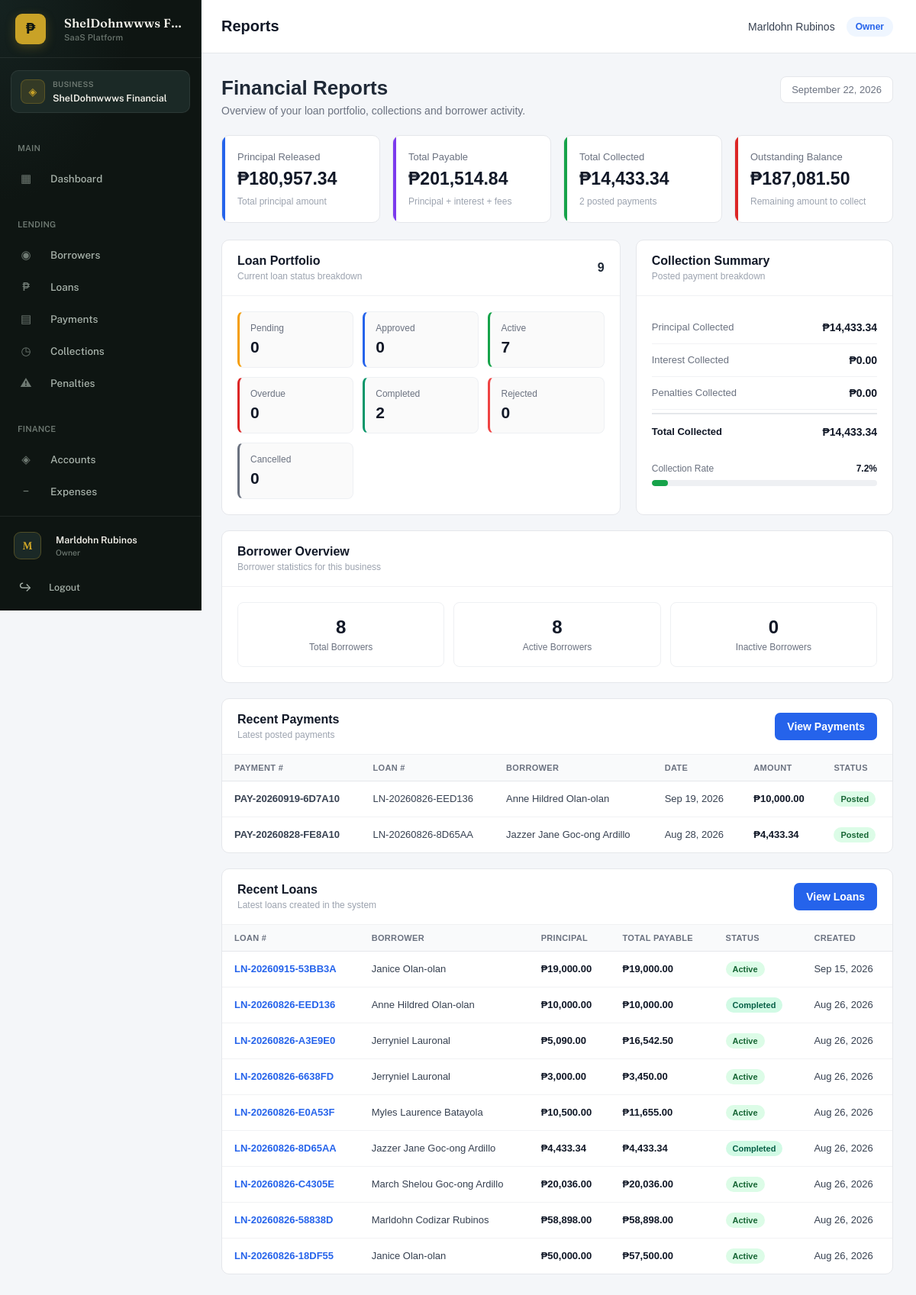
Screenshot of /public/index.php?url=reports (signed in) with the database file from the repository.
### tables this page shows
CREATE TABLE `loan_payments` (
  `id` int(10) UNSIGNED NOT NULL,
  `business_id` bigint(20) UNSIGNED NOT NULL,
  `loan_id` int(10) UNSIGNED NOT NULL,
  `schedule_id` int(10) UNSIGNED DEFAULT NULL,
  `account_id` int(10) UNSIGNED NOT NULL,
  `payment_number` varchar(50) DEFAULT NULL,
  `payment_date` date NOT NULL,
  `amount` decimal(15,2) NOT NULL DEFAULT 0.00,
  `principal_amount` decimal(15,2) NOT NULL DEFAULT 0.00,
  `interest_amount` decimal(15,2) NOT NULL DEFAULT 0.00,
  `penalty_amount` decimal(15,2) NOT NULL DEFAULT 0.00,
  `notes` text DEFAULT NULL,
  `status` enum('posted','void') NOT NULL DEFAULT 'posted',
  `created_by` int(10) UNSIGNED DEFAULT NULL,
  `created_at` timestamp NOT NULL DEFAULT current_timestamp(),
  `updated_at` timestamp NOT NULL DEFAULT current_timestamp() ON UPDATE current_timestamp()
);

CREATE TABLE `loans` (
  `id` int(10) UNSIGNED NOT NULL,
  `business_id` bigint(20) UNSIGNED NOT NULL,
  `borrower_id` int(10) UNSIGNED NOT NULL,
  `account_id` int(10) UNSIGNED DEFAULT NULL,
  `category_id` int(10) UNSIGNED DEFAULT NULL,
  `loan_number` varchar(50) NOT NULL,
  `principal_amount` decimal(15,2) NOT NULL DEFAULT 0.00,
  `interest_rate` decimal(8,2) NOT NULL DEFAULT 0.00,
  `interest_type` enum('flat','reducing_balance') NOT NULL DEFAULT 'flat',
  `payment_type` enum('installment','full_payment') NOT NULL DEFAULT 'installment',
  `term` int(11) NOT NULL DEFAULT 1,
  `term_period` enum('days','weeks','months','years') NOT NULL DEFAULT 'months',
  `processing_fee` decimal(15,2) NOT NULL DEFAULT 0.00,
  `total_interest` decimal(15,2) NOT NULL DEFAULT 0.00,
  `total_payable` decimal(15,2) NOT NULL DEFAULT 0.00,
  `release_date` date DEFAULT NULL,
  `first_payment_date` date DEFAULT NULL,
  `status` enum('pending','approved','active','completed','overdue','cancelled','rejected') NOT NULL DEFAULT 'pending',
  `purpose` varchar(255) DEFAULT NULL,
  `notes` text DEFAULT NULL,
  `created_by` int(10) UNSIGNED DEFAULT NULL,
  `created_at` timestamp NOT NULL DEFAULT current_timestamp(),
  `updated_at` timestamp NOT NULL DEFAULT current_timestamp() ON UPDATE current_timestamp()
);

### app/views/reports/index.php (the view, shortened to what the rows shown need)
<?php
$recentPayments =
    $recentPayments
    ??
    [];
$recentLoans =
    $recentLoans
    ??
    [];
function reportMoney(float $amount): string
{
    return '₱' . number_format(
        $amount,
        2
    );
}
function reportDate(?string $date): string
{
    $timestamp =
        strtotime($date);
    return date(
        'M d, Y',
        $timestamp
    );
}
function reportStatusClass(string $status): string
{
    return strtolower(
        trim($status)
    );
}
?>
<!DOCTYPE html>
<html lang="en">
<head>
    <link
        rel="stylesheet"
        href="assets/css/style.css"
    >
</head>
<body>
<div class="main-content reports-page">
    <div class="container">
        <div class="report-header">
            <div class="report-header-left">
                <h1>
                    Financial Reports
                </h1>
            </div>
        </div>
        <div class="report-grid">
            <div class="report-card">
                <div class="report-card-header">
                    <div>
                        <h2 class="report-card-title">
                            Loan Portfolio
                        </h2>
                    </div>
                </div>
            </div>
            <div class="report-card">
                <div class="report-card-header">
                    <div>
                        <h2 class="report-card-title">
                            Collection Summary
                        </h2>
                    </div>
                </div>
            </div>
        </div>
        <div class="report-card" style="margin-bottom: 20px;">
            <div class="report-card-header">
                <div>
                    <h2 class="report-card-title">
                        Borrower Overview
                    </h2>
                </div>
            </div>
        </div>
        <div class="report-card" style="margin-bottom: 20px;">
            <div class="report-card-header">
                <div>
                    <h2 class="report-card-title">
                        Recent Payments
                    </h2>
                </div>
            </div>
            <div class="report-table-wrapper">
                <?php if (
                    empty($recentPayments)
                ): ?>
                    <div class="report-empty">
                        <p class="report-empty-title">
                            No payments found
                        </p>
                        <p class="report-empty-text">
                            No posted payments have been recorded yet.
                        </p>
                    </div>
                <?php else: ?>
                    <table class="report-table">
                        <thead>
                            <tr>
                                <th>
                                    Payment #
                                </th>
                                <th>
                                    Loan #
                                </th>
                                <th>
                                    Borrower
                                </th>
                                <th>
                                    Date
                                </th>
                                <th>
                                    Amount
                                </th>
                                <th>
                                    Status
                                </th>
                            </tr>
                        </thead>
                        <tbody>
                        <?php foreach (
                            $recentPayments
                            as $payment
                        ): ?>
                            <?php
                            $status =
                                $payment['status']
                                ??
                                'posted';
                            ?>
                            <tr>
                                <td>
                                    <strong>
                                        <?= htmlspecialchars(
                                            $payment[
                                                'payment_number'
                                            ]
                                            ??
                                            '—'
                                        ) ?>
                                    </strong>
                                </td>
                                <td>
                                    <?= htmlspecialchars(
                                        $payment[
                                            'loan_number'
                                        ]
                                        ??
                                        '—'
                                    ) ?>
                                </td>
                                <td>
                                    <?= htmlspecialchars(
                                        trim(
                                            $payment[
                                                'borrower_name'
                                            ]
                                            ??
                                            '—'
                                        )
                                    ) ?>
                                </td>
                                <td>
                                    <?= reportDate(
                                        $payment[
                                            'payment_date'
                                        ]
                                        ??
                                        null
                                    ) ?>
                                </td>
                                <td>
                                    <span class="report-amount">
                                        <?= reportMoney(
                                            (float)(
                                                $payment[
                                                    'amount'
                                                ]
                                                ??
                                                0
                                            )
                                        ) ?>
                                    </span>
                                </td>
                                <td>
                                    <span
                                        class="report-status <?= htmlspecialchars(
                                            reportStatusClass(
                                                $status
                                            )
                                        ) ?>"
                                    >
                                        <?= htmlspecialchars(
                                            ucfirst(
                                                $status
                                            )
                                        ) ?>
                                    </span>
                                </td>
                            </tr>
                        <?php endforeach; ?>
                        </tbody>
                    </table>
                <?php endif; ?>
            </div>
        </div>
        <div class="report-card">
            <div class="report-card-header">
                <div>
                    <h2 class="report-card-title">
                        Recent Loans
                    </h2>
                </div>
            </div>
            <div class="report-table-wrapper">
                <?php if (
                    empty($recentLoans)
                ): ?>
                    <div class="report-empty">
                        <p class="report-empty-title">
                            No loans found
                        </p>
                        <p class="report-empty-text">
                            No loans have been recorded yet.
                        </p>
                    </div>
                <?php else: ?>
                    <table class="report-table">
                        <thead>
                            <tr>
                                <th>
                                    Loan #
                                </th>
                                <th>
                                    Borrower
                                </th>
                                <th>
                                    Principal
                                </th>
                                <th>
                                    Total Payable
                                </th>
                                <th>
                                    Status
                                </th>
                                <th>
                                    Created
                                </th>
                            </tr>
                        </thead>
                        <tbody>
                        <?php foreach (
                            $recentLoans
                            as $loan
                        ): ?>
                            <?php
                            $status =
                                $loan['status']
                                ??
                                'pending';
                            ?>
                            <tr>
                                <td>
                                    <a
                                        href="index.php?url=loans/show&id=<?= (int)(
                                            $loan['id']
                                            ??
                                            0
                                        ) ?>"
                                        class="report-loan-number"
                                    >
                                        <?= htmlspecialchars(
                                            $loan[
                                                'loan_number'
                                            ]
                                            ??
                                            '—'
                                        ) ?>
                                    </a>
                                </td>
                                <td>
                                    <?= htmlspecialchars(
                                        trim(
                                            $loan[
                                                'borrower_name'
                                            ]
                                            ??
                                            '—'
                                        )
                                    ) ?>
                                </td>
                                <td>
                                    <span class="report-amount">
                                        <?= reportMoney(
                                            (float)(
                                                $loan[
                                                    'principal_amount'
                                                ]
                                                ??
                                                0
                                            )
                                        ) ?>
                                    </span>
                                </td>
                                <td>
                                    <span class="report-amount">
                                        <?= reportMoney(
                                            (float)(
                                                $loan[
                                                    'total_payable'
                                                ]
                                                ??
                                                0
                                            )
                                        ) ?>
                                    </span>
                                </td>
                                <td>
                                    <span
                                        class="report-status <?= htmlspecialchars(
                                            reportStatusClass(
                                                $status
                                            )
                                        ) ?>"
                                    >
                                        <?= htmlspecialchars(
                                            ucfirst(
                                                $status
                                            )
                                        ) ?>
                                    </span>
                                </td>
                                <td>
                                    <?= reportDate(
                                        $loan[
                                            'created_at'
                                        ]
                                        ??
                                        null
                                    ) ?>
                                </td>
                            </tr>
                        <?php endforeach; ?>
                        </tbody>
                    </table>
                <?php endif; ?>
            </div>
        </div>
    </div>
</div>
</body>
</html>

### rows the page displays
loan_payments: payment_number "PAY-20260919-6D7A10", loan.loan_number "LN-20260826-EED136", payment "Anne Hildred Olan-olan", payment_date "Sep 19, 2026", amount "₱10,000.00", status "Posted"
loan_payments: payment_number "PAY-20260828-FE8A10", loan.loan_number "LN-20260826-8D65AA", payment "Jazzer Jane Goc-ong Ardillo", payment_date "Aug 28, 2026", amount "₱4,433.34", status "Posted"
loans: loan_number "LN-20260915-53BB3A", loan "Janice Olan-olan", principal_amount "₱19,000.00", total_payable "₱19,000.00", status "Active", created_at "Sep 15, 2026"
loans: loan_number "LN-20260826-EED136", loan "Anne Hildred Olan-olan", principal_amount "₱10,000.00", total_payable "₱10,000.00", status "Completed", created_at "Aug 26, 2026"
loans: loan_number "LN-20260826-A3E9E0", loan "Jerryniel Lauronal", principal_amount "₱5,090.00", total_payable "₱16,542.50", status "Active", created_at "Aug 26, 2026"
loans: loan_number "LN-20260826-6638FD", loan "Jerryniel Lauronal", principal_amount "₱3,000.00", total_payable "₱3,450.00", status "Active", created_at "Aug 26, 2026"
loans: loan_number "LN-20260826-E0A53F", loan "Myles Laurence Batayola", principal_amount "₱10,500.00", total_payable "₱11,655.00", status "Active", created_at "Aug 26, 2026"
loans: loan_number "LN-20260826-8D65AA", loan "Jazzer Jane Goc-ong Ardillo", principal_amount "₱4,433.34", total_payable "₱4,433.34", status "Completed", created_at "Aug 26, 2026"
loans: loan_number "LN-20260826-C4305E", loan "March Shelou Goc-ong Ardillo", principal_amount "₱20,036.00", total_payable "₱20,036.00", status "Active", created_at "Aug 26, 2026"
loans: loan_number "LN-20260826-58838D", loan "Marldohn Codizar Rubinos", principal_amount "₱58,898.00", total_payable "₱58,898.00", status "Active", created_at "Aug 26, 2026"
loans: loan_number "LN-20260826-18DF55", loan "Janice Olan-olan", principal_amount "₱50,000.00", total_payable "₱57,500.00", status "Active", created_at "Aug 26, 2026"

### other values shown
$sidebarBrandName "ShelDohnwwws F…"
$sidebarBrandTagline "SaaS Platform"
$business['name'] "ShelDohnwwws Financial"
$avatarLetter "M"
$displayName "Marldohn Rubinos"
$displayRole "Owner"
$user['full_name'] "Marldohn Rubinos"
$tenantRole "Owner"
$paymentCount "2"
$totalLoans "9"
$pendingLoans "0"
$approvedLoans "0"
$activeLoans "7"
$overdueLoans "0"
$completedLoans "2"
